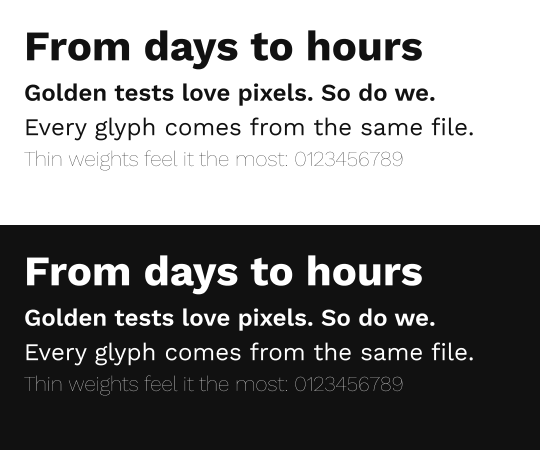
#> input picture out/figma_card_3x.png, 1080 x 900 px (shown at 1/2 size)
$ python measure_vs_figma.py
#> lines starting #> are read from the running program, lines starting #| are printed output that depends on the picture; after the words box and inside, x2 and y2 are one past the last pixel; in counts of white or black regions, pixels touching at a corner belong together
#!/usr/bin/env python3
"""Measures how heavy each text line renders in the golden and the Simulator
capture, compared with the Figma export. Writes out/stems_vs_figma.json and
prints a summary table.

All three images are expected at out/{figma,golden,sim}_card_3x.png, each
1080x900 (the 360x300 pt card at 3x).

Usage: python tools/measure_vs_figma.py
"""
from __future__ import annotations

import json
from pathlib import Path

import numpy as np
from PIL import Image

OUT = Path(__file__).resolve().parent.parent / "out"

CARD_W, CARD_H = 1080, 900
PANEL_H = 450  # 150pt * 3

LIGHT_BG = np.array([255, 255, 255], dtype=np.float64)
LIGHT_FG = np.array([0x11, 0x11, 0x11], dtype=np.float64)
DARK_BG = np.array([0x11, 0x11, 0x11], dtype=np.float64)
DARK_FG = np.array([255, 255, 255], dtype=np.float64)

LINE_ORDER = ["bold", "semibold", "regular", "thin"]
PANEL_ORDER = ["light", "dark"]


def load_rgb(path: Path) -> np.ndarray:
    im = Image.open(path).convert("RGB")
    assert im.size == (CARD_W, CARD_H), f"{path} is {im.size}, expected {(CARD_W, CARD_H)}"
    return np.asarray(im, dtype=np.float64)


def coverage_map(rgb: np.ndarray) -> np.ndarray:
    """Per-pixel 'how much like the true text color' in [0, 1], computed
    against each panel's own true fg/bg so a stroke that never reaches full
    contrast still counts as the faint stroke it is."""
    cov = np.zeros((CARD_H, CARD_W), dtype=np.float64)
    for y0, y1, bg, fg in (
        (0, PANEL_H, LIGHT_BG, LIGHT_FG),
        (PANEL_H, CARD_H, DARK_BG, DARK_FG),
    ):
        band = rgb[y0:y1]
        # Project each pixel onto the bg->fg axis using luminance distance.
        bg_l = bg.mean()
        fg_l = fg.mean()
        gray = band.mean(axis=2)
        denom = (fg_l - bg_l) if fg_l != bg_l else 1.0
        c = (gray - bg_l) / denom
        cov[y0:y1] = np.clip(c, 0.0, 1.0)
    return cov


def find_line_bands(cov: np.ndarray, epsilon: float = 0.5) -> list[tuple[int, int]]:
    """Contiguous row ranges with ink above `epsilon`, found from `cov`
    (expected to be the golden's own coverage map)."""
    row_ink = cov.sum(axis=1)
    is_text_row = row_ink > epsilon
    bands = []
    start = None
    for y, flag in enumerate(is_text_row):
        if flag and start is None:
            start = y
        elif not flag and start is not None:
            bands.append((start, y))
            start = None
    if start is not None:
        bands.append((start, len(is_text_row)))
    return bands


def mean_stem_width(cov_band: np.ndarray, threshold: float = 0.5) -> float:
    """Mean run length of contiguous above-threshold pixels per row,
    averaged over all rows in the band. A rough proxy for stroke width."""
    binary = cov_band >= threshold
    run_lengths = []
    for row in binary:
        run = 0
        for v in row:
            if v:
                run += 1
            elif run:
                run_lengths.append(run)
                run = 0
        if run:
            run_lengths.append(run)
    return float(np.mean(run_lengths)) if run_lengths else 0.0


def pixel_diff_pct(a: np.ndarray, b: np.ndarray) -> float:
    diff = np.any(np.abs(a - b) > 0.5, axis=2)
    return 100.0 * diff.sum() / diff.size


def main() -> None:
    figma = load_rgb(OUT / "figma_card_3x.png")
    golden = load_rgb(OUT / "golden_card_3x.png")
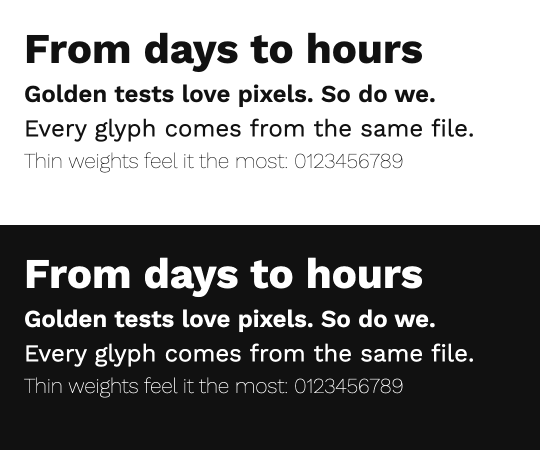
#> input picture out/golden_card_3x.png, 1080 x 900 px (shown at 1/2 size)
    sim = load_rgb(OUT / "sim_card_3x.png")
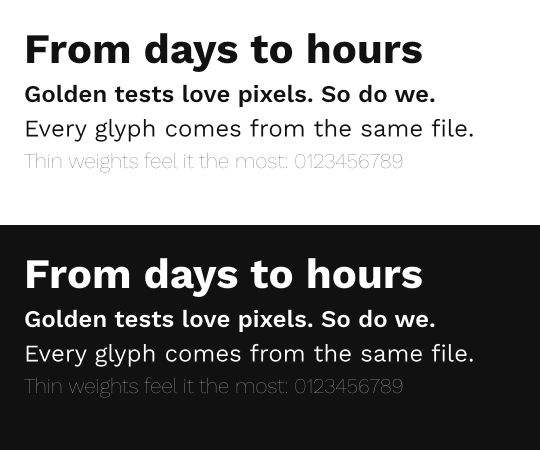
#> input picture out/sim_card_3x.png, 1080 x 900 px (shown at 1/2 size)

    cov_figma = coverage_map(figma)
    cov_golden = coverage_map(golden)
    cov_sim = coverage_map(sim)
#> the loop in coverage_map (call 3), `for y0, y1, bg, fg in ( (0, PANEL_H, LIGHT_BG, LIGHT_FG), (PANEL_H, CA..` made 2 passes
#> pass 1, in coverage_map (call 3), `c = (gray - bg_l) / denom`:
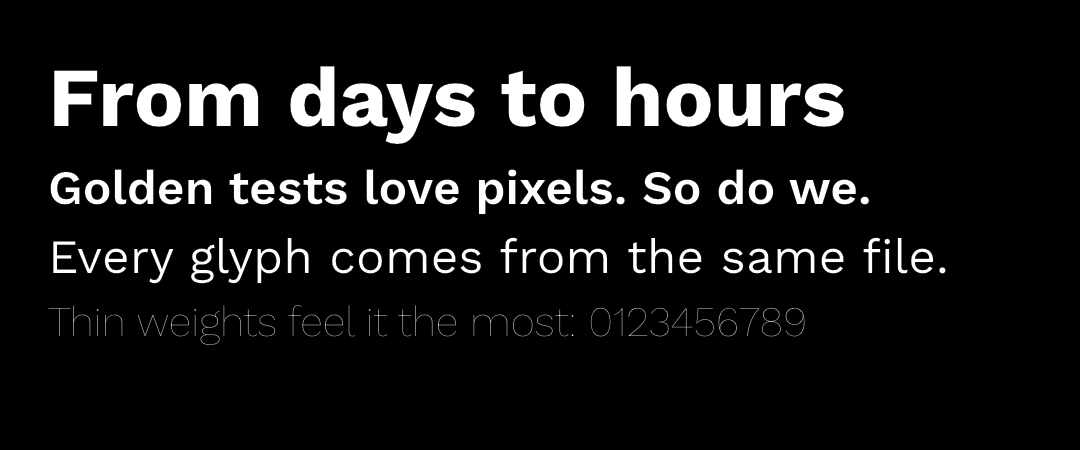
#> c: shape (450, 1080) float64; min 0, max 1, mean 0.0739
#> after the loop in coverage_map (call 3), `for y0, y1, bg, fg in (`:
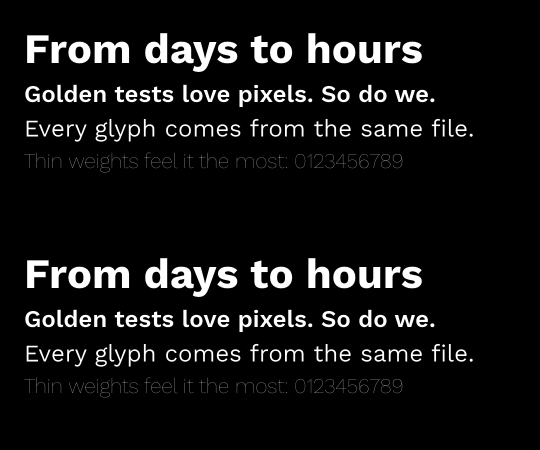
#> cov: shape (900, 1080) float64 (shown at 1/2 size); min 0, max 1, mean 0.0739

    bands = find_line_bands(cov_golden)
#> in find_line_bands, `row_ink = cov.sum(axis=1)`: row_ink = 900 values, max 561 at index 542, min 0 at index 0, mean 96.67
#> after the loop in find_line_bands, `for y, flag in enumerate(is_text_row):`: bands = [(65, 144), (168, 214), (237, 284), (304, 345), (515, 594), (618, 665), (687, 734), (754, 795)]
    if len(bands) != 8:
        raise SystemExit(
            f"expected 8 line bands from the golden's ink, found {len(bands)}: {bands}"
        )

    results = []
    labels = [(p, l) for p in PANEL_ORDER for l in LINE_ORDER]

    print(f"{'panel':<6} {'line':<9} {'ink figma':>10} {'ink golden':>11} {'ink sim':>9} "
          f"{'golden vs fig':>14} {'sim vs fig':>11}")

    for (panel, line), (y0, y1) in zip(labels, bands):
        ink_figma = float(cov_figma[y0:y1].sum())
        ink_golden = float(cov_golden[y0:y1].sum())
        ink_sim = float(cov_sim[y0:y1].sum())

        stem_figma = mean_stem_width(cov_figma[y0:y1])
        stem_golden = mean_stem_width(cov_golden[y0:y1])
        stem_sim = mean_stem_width(cov_sim[y0:y1])

        golden_vs_figma = 100.0 * (ink_golden - ink_figma) / ink_figma if ink_figma else float("nan")
        sim_vs_figma = 100.0 * (ink_sim - ink_figma) / ink_figma if ink_figma else float("nan")

        print(f"{panel:<6} {line:<9} {ink_figma:>10.1f} {ink_golden:>11.1f} {ink_sim:>9.1f} "
              f"{golden_vs_figma:>+13.1f}% {sim_vs_figma:>+10.1f}%")

        results.append({
            "panel": panel,
            "line": line,
            "y_range": [y0, y1],
            "ink_figma": ink_figma,
            "ink_golden": ink_golden,
            "ink_sim": ink_sim,
            "stem_figma": stem_figma,
            "stem_golden": stem_golden,
            "stem_sim": stem_sim,
            "golden_vs_figma_pct": golden_vs_figma,
            "sim_vs_figma_pct": sim_vs_figma,
        })
#> this loop made 8 passes
#> (panel, line, y0, y1, ink_figma, ink_golden, ink_sim, stem_figma) on passes 1 to 8: ('light', 'bold', 65, 144, 19291.6, 20446.3, 18905.8, 18.27), ('light', 'semibold', 168, 214, 9713.1, 10849.6, 9311.8, 8.88), ('light', 'regular', 237, 284, 7177, 8464, 6731.6, 5.71), ('light', 'thin', 304, 345, 1362.5, 2534.4, 985.6, 1.3), ('dark', 'bold', 515, 594, 19295, 20975.3, 18905.7, 18.32), ('dark', 'semibold', 618, 665, 9716.8, 11410, 9311.9, 8.91), ('dark', 'regular', 687, 734, 7179.3, 9096, 6730.6, 5.75), ('dark', 'thin', 754, 795, 1366.6, 3226.7, 985.4, 1.31)
#| light  bold         19291.6     20446.3   18905.8          +6.0%       -2.0%
#| light  semibold      9713.1     10849.6    9311.8         +11.7%       -4.1%
#| light  regular       7177.0      8464.0    6731.6         +17.9%       -6.2%
#| light  thin          1362.5      2534.4     985.6         +86.0%      -27.7%
#| dark   bold         19295.0     20975.3   18905.7          +8.7%       -2.0%
#| dark   semibold      9716.8     11410.0    9311.9         +17.4%       -4.2%
#| dark   regular       7179.3      9096.0    6730.6         +26.7%       -6.3%
#| dark   thin          1366.6      3226.7     985.4        +136.1%      -27.9%
#> pass 1, in mean_stem_width, `binary = cov_band >= threshold`:
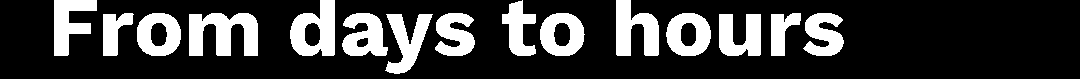
#> binary: shape (79, 1080) bool; 22.8% white; 15 white regions, largest, box (x1, y1, x2, y2) and area: (189, 13, 258, 56) 2034, (290, 0, 335, 56) 1642, (616, 0, 659, 56) 1570
#> pass 1, in mean_stem_width (call 3), `binary = cov_band >= threshold`:
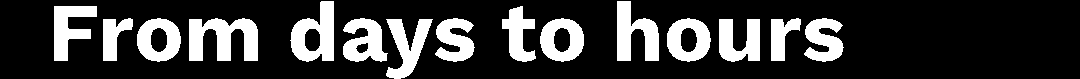
#> binary: shape (79, 1080) bool; 22% white; 15 white regions, largest, box (x1, y1, x2, y2) and area: (189, 18, 258, 61) 1969, (290, 1, 334, 62) 1619, (617, 1, 659, 61) 1530
#> after the loop, results = 8 items

    diff_golden_figma = pixel_diff_pct(golden, figma)
#> in pixel_diff_pct, `diff = np.any(np.abs(a - b) > 0.5, axis=2)`: diff: shape (900, 1080) bool; 7.8% white; 256 white regions (14 under 20 px), largest, box (x1, y1, x2, y2) and area: (342, 77, 434, 145) 1820, (342, 527, 434, 595) 1820, (803, 77, 845, 127) 1087
#> diff_golden_figma = 7.8
    diff_sim_figma = pixel_diff_pct(sim, figma)
#> in pixel_diff_pct (call 2), `diff = np.any(np.abs(a - b) > 0.5, axis=2)`:
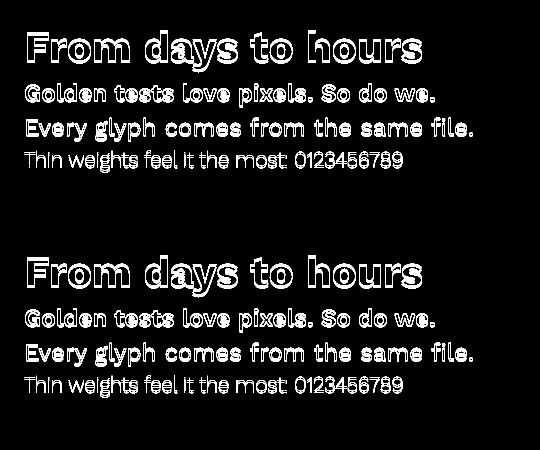
#> diff: shape (900, 1080) bool (shown at 1/2 size); 7.8% white; 256 white regions (15 under 20 px), largest, box (x1, y1, x2, y2) and area: (342, 77, 434, 145) 2060, (342, 527, 434, 595) 2060, (803, 77, 844, 127) 1149
#> diff_sim_figma = 7.83

    print()
    print(f"Pixels differing from Figma (any channel, any amount):")
    print(f"  golden vs figma: {diff_golden_figma:.2f}%")
#|   golden vs figma: 7.80%
    print(f"  sim vs figma:    {diff_sim_figma:.2f}%")
#|   sim vs figma:    7.83%

    (OUT / "stems_vs_figma.json").write_text(json.dumps({
        "lines": results,
        "pixel_diff_pct": {
            "golden_vs_figma": diff_golden_figma,
            "sim_vs_figma": diff_sim_figma,
        },
    }, indent=2))
    print(f"\nWrote {OUT / 'stems_vs_figma.json'}")


if __name__ == "__main__":
    main()
